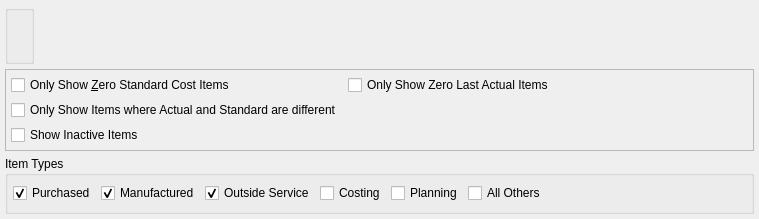
<?xml version="1.0" encoding="UTF-8"?>
<ui version="4.0">
 <comment>This file is part of the xTuple ERP: PostBooks Edition, a free and
open source Enterprise Resource Planning software suite,
Copyright (c) 1999-2019 by OpenMFG LLC, d/b/a xTuple.
It is licensed to you under the Common Public Attribution License
version 1.0, the full text of which (including xTuple-specific Exhibits)
is available at www.xtuple.com/CPAL.  By using this software, you agree
to be bound by its terms.</comment>
 <class>dspItemCostsByClassCode</class>
 <widget class="QWidget" name="dspItemCostsByClassCode">
  <property name="geometry">
   <rect>
    <x>0</x>
    <y>0</y>
    <width>759</width>
    <height>219</height>
   </rect>
  </property>
  <property name="windowTitle">
   <string>Item Costs by Class Code</string>
  </property>
  <layout class="QVBoxLayout" name="verticalLayout">
   <item>
    <layout class="QHBoxLayout" name="horizontalLayout">
     <item>
      <widget class="ParameterGroup" name="_classCode">
       <property name="title">
        <string/>
       </property>
       <property name="fixedSize" stdset="0">
        <bool>false</bool>
       </property>
      </widget>
     </item>
     <item>
      <spacer name="horizontalSpacer">
       <property name="orientation">
        <enum>Qt::Horizontal</enum>
       </property>
       <property name="sizeHint" stdset="0">
        <size>
         <width>0</width>
         <height>20</height>
        </size>
       </property>
      </spacer>
     </item>
    </layout>
   </item>
   <item>
    <widget class="QFrame" name="frame">
     <property name="frameShape">
      <enum>QFrame::StyledPanel</enum>
     </property>
     <property name="frameShadow">
      <enum>QFrame::Raised</enum>
     </property>
     <layout class="QGridLayout" name="gridLayout_2">
      <item row="0" column="1">
       <widget class="QCheckBox" name="_onlyShowZeroLast">
        <property name="text">
         <string>Only Show Zero Last Actual Items</string>
        </property>
       </widget>
      </item>
      <item row="1" column="0">
       <widget class="XCheckBox" name="_onlyShowDiff">
        <property name="text">
         <string>Only Show Items where Actual and Standard are different</string>
        </property>
       </widget>
      </item>
      <item row="0" column="0">
       <widget class="XCheckBox" name="_onlyShowZeroStd">
        <property name="text">
         <string>Only Show &amp;Zero Standard Cost Items</string>
        </property>
       </widget>
      </item>
      <item row="2" column="0">
       <widget class="XCheckBox" name="_showInactive">
        <property name="text">
         <string>Show Inactive Items</string>
        </property>
       </widget>
      </item>
      <item row="0" column="2">
       <spacer name="horizontalSpacer_3">
        <property name="orientation">
         <enum>Qt::Horizontal</enum>
        </property>
        <property name="sizeHint" stdset="0">
         <size>
          <width>40</width>
          <height>20</height>
         </size>
        </property>
       </spacer>
      </item>
     </layout>
    </widget>
   </item>
   <item>
    <widget class="QGroupBox" name="groupBox">
     <property name="title">
      <string>Item Types</string>
     </property>
     <layout class="QGridLayout" name="gridLayout">
      <item row="0" column="2">
       <widget class="QCheckBox" name="_cbOS">
        <property name="text">
         <string>Outside Service</string>
        </property>
        <property name="checked">
         <bool>true</bool>
        </property>
       </widget>
      </item>
      <item row="0" column="0">
       <widget class="QCheckBox" name="_cbPurchase">
        <property name="text">
         <string>Purchased</string>
        </property>
        <property name="checked">
         <bool>true</bool>
        </property>
       </widget>
      </item>
      <item row="0" column="4">
       <widget class="QCheckBox" name="_cbPlan">
        <property name="text">
         <string>Planning</string>
        </property>
       </widget>
      </item>
      <item row="0" column="5">
       <widget class="QCheckBox" name="_cbOther">
        <property name="text">
         <string>All Others</string>
        </property>
       </widget>
      </item>
      <item row="0" column="1">
       <widget class="QCheckBox" name="_cbMfg">
        <property name="text">
         <string>Manufactured</string>
        </property>
        <property name="checked">
         <bool>true</bool>
        </property>
       </widget>
      </item>
      <item row="0" column="3">
       <widget class="QCheckBox" name="_cbCosting">
        <property name="text">
         <string>Costing</string>
        </property>
       </widget>
      </item>
      <item row="0" column="6">
       <spacer name="horizontalSpacer_2">
        <property name="orientation">
         <enum>Qt::Horizontal</enum>
        </property>
        <property name="sizeHint" stdset="0">
         <size>
          <width>40</width>
          <height>20</height>
         </size>
        </property>
       </spacer>
      </item>
     </layout>
    </widget>
   </item>
  </layout>
 </widget>
 <layoutdefault spacing="5" margin="5"/>
 <customwidgets>
  <customwidget>
   <class>ParameterGroup</class>
   <extends>QGroupBox</extends>
   <header>parametergroup.h</header>
   <container>1</container>
  </customwidget>
  <customwidget>
   <class>XCheckBox</class>
   <extends>QCheckBox</extends>
   <header>xcheckbox.h</header>
  </customwidget>
 </customwidgets>
 <tabstops>
  <tabstop>_classCode</tabstop>
 </tabstops>
 <resources/>
 <connections/>
</ui>
